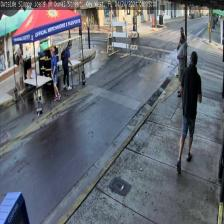
#> input picture datasets/test/images/pedcctv_10318_jpg.rf.0723c38a2bf77253367aec47759ed3e6.jpg, 224 x 224 px, found by its file name; its folder holds only this picture in this run
$ python prepare_night_eval.py
#> lines starting #> are read from the running program, lines starting #| are printed output that depends on the picture
"""야간/저조도 합성 평가셋 생성 (로컬 1회성, 회귀 감시용).

현재 지팡이 학습·평가 이미지는 평균밝기 p1=64로 **사실상 전량 주간**이다
(평균밝기<60인 이미지 0.25%). KPI에 "야간 mAP@0.5 >= 0.75"가 있는데 측정할 데이터
자체가 없다.

신규 야간 촬영 없이 감마 보정 + 센서 노이즈로 저조도를 합성한다. 실측 결과 평균
밝기가 123 → 65로 떨어져 **황혼~야간 수준**이 된다(원본 데이터에서 가장 어두운
1퍼센타일이 64였다).

**이 수치는 KPI 달성 근거가 아니라 회귀 감시용이다.** 실제 야간은 조명 스펙트럼
(가로등 나트륨등), 모션블러, 센서 노이즈 특성이 달라 감마 보정으로 재현되지 않는다.
"저조도에서 성능이 무너지지 않는지" 정도만 본다.

사용:
    python prepare_night_eval.py                 # datasets/v2_night/ 생성
    yolo val model=<w> data=datasets/v2_night/data.yaml split=test imgsz=320

Pi 배포 대상이 아니다 (`Makefile`의 `DEPLOY_PY`에 넣지 말 것).
"""
import cv2, numpy as np, os, sys
from pathlib import Path

src = Path('datasets/v2/test')
dst = Path(sys.argv[1] if len(sys.argv) > 1 else 'datasets/v2_night/test')
gamma_lo, gamma_hi, noise_sigma = 0.35, 0.55, 6.0
rng = np.random.default_rng(0)

(dst / 'images').mkdir(parents=True, exist_ok=True)
(dst / 'labels').mkdir(parents=True, exist_ok=True)
n = 0
for f in sorted(os.listdir(src / 'images')):
    img = cv2.imread(str(src / 'images' / f))
#> img is the input picture: shape (224, 224, 3); mean B, G, R 115.3, 106.5, 101.5
    if img is None:
        continue
    g = rng.uniform(gamma_lo, gamma_hi)
    lut = (((np.arange(256) / 255.0) ** (1.0 / g)) * 255).astype(np.uint8)  # 어둡게
    out = cv2.LUT(img, lut).astype(np.float32)
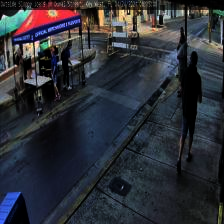
#> out: shape (224, 224, 3) float32; mean B, G, R 55.1, 47.7, 44.8
    out += rng.normal(0, noise_sigma, out.shape)          # 센서 노이즈
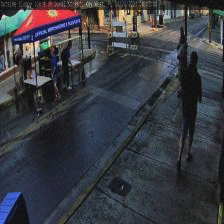
#> out: shape (224, 224, 3) float32; mean B, G, R 55.1, 47.7, 44.8; drawn with min black and max white
    cv2.imwrite(str(dst / 'images' / f), np.clip(out, 0, 255).astype(np.uint8),
                [cv2.IMWRITE_JPEG_QUALITY, 92])
    stem = Path(f).stem
#> (the run stopped early here; a loop or call above may not have finished)

$ run again, on datasets/test/images/pedcctv_1613167429830_30_jpg.rf.176e210f519c77fee5e4d7feaf31d624.jpg
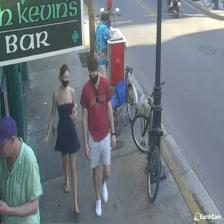
#> input picture datasets/test/images/pedcctv_1613167429830_30_jpg.rf.176e210f519c77fee5e4d7feaf31d624.jpg, 224 x 224 px, found by its file name
#> img is the input picture: shape (224, 224, 3); mean B, G, R 128.3, 121.7, 113
#> `out = cv2.LUT(img, lut).astype(np.float32)`:
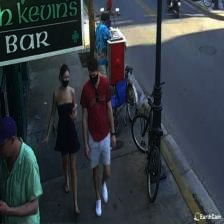
#> out: shape (224, 224, 3) float32; mean B, G, R 66.4, 60.2, 52.8
#> `out += rng.normal(0, noise_sigma, out.shape)`:
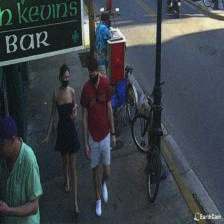
#> out: shape (224, 224, 3) float32; mean B, G, R 66.4, 60.2, 52.9; drawn with min black and max white

$ run again, on datasets/test/images/pedcctv_1768_jpg.rf.c42052742b4676fe8c11e9edb66bd281.jpg
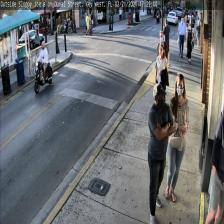
#> input picture datasets/test/images/pedcctv_1768_jpg.rf.c42052742b4676fe8c11e9edb66bd281.jpg, 224 x 224 px, found by its file name
#> img is the input picture: shape (224, 224, 3); mean B, G, R 112.2, 109.3, 106.2
#> `out = cv2.LUT(img, lut).astype(np.float32)`:
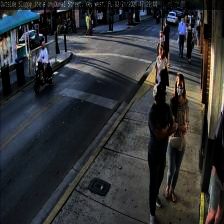
#> out: shape (224, 224, 3) float32; mean B, G, R 54, 51.7, 49.7
#> `out += rng.normal(0, noise_sigma, out.shape)`:
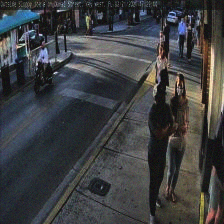
#> out: shape (224, 224, 3) float32; mean B, G, R 54, 51.7, 49.7; drawn with min black and max white

$ run again, on datasets/test/images/pedcctv_2152_jpg.rf.a28323faf6a71a021d47be4031b35c28.jpg
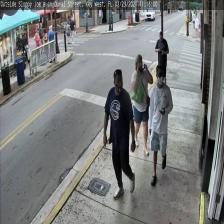
#> input picture datasets/test/images/pedcctv_2152_jpg.rf.a28323faf6a71a021d47be4031b35c28.jpg, 224 x 224 px, found by its file name
#> img is the input picture: shape (224, 224, 3); mean B, G, R 124.9, 125.1, 122.7
#> `out = cv2.LUT(img, lut).astype(np.float32)`:
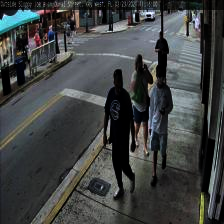
#> out: shape (224, 224, 3) float32; mean B, G, R 67.3, 67.3, 64.5
#> `out += rng.normal(0, noise_sigma, out.shape)`:
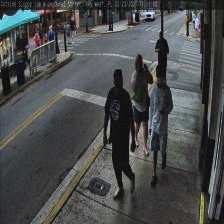
#> out: shape (224, 224, 3) float32; mean B, G, R 67.3, 67.3, 64.5; drawn with min black and max white

$ run again, on datasets/test/images/pedcctv_10384_jpg.rf.ceb4df142188de9d0a46016592957dc1.jpg
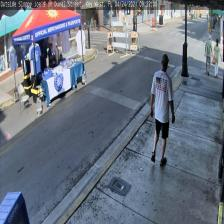
#> input picture datasets/test/images/pedcctv_10384_jpg.rf.ceb4df142188de9d0a46016592957dc1.jpg, 224 x 224 px, found by its file name
#> img is the input picture: shape (224, 224, 3); mean B, G, R 129.1, 115.1, 106.9
#> `out = cv2.LUT(img, lut).astype(np.float32)`:
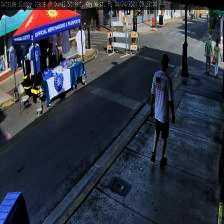
#> out: shape (224, 224, 3) float32; mean B, G, R 68.8, 55.7, 50.5
#> `out += rng.normal(0, noise_sigma, out.shape)`:
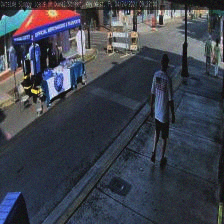
#> out: shape (224, 224, 3) float32; mean B, G, R 68.8, 55.7, 50.5; drawn with min black and max white
